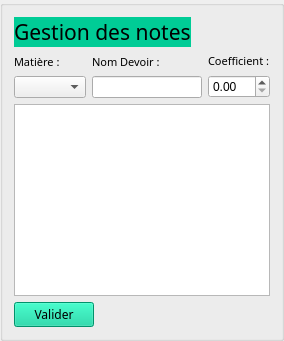
       <widget class="QGroupBox" name="gBGestionNotes">
        <property name="title">
         <string/>
        </property>
        <layout class="QVBoxLayout" name="verticalLayout_4">
         <item>
          <layout class="QVBoxLayout" name="verticalLayout_9">
           <item>
            <layout class="QHBoxLayout" name="horizontalLayout_7">
             <item>
              <widget class="QLabel" name="label_4">
               <property name="font">
                <font>
                 <family>Showcard Gothic</family>
                 <pointsize>16</pointsize>
                 <kerning>true</kerning>
                </font>
               </property>
               <property name="styleSheet">
                <string notr="true">background-color: rgb(0, 204, 150);</string>
               </property>
               <property name="text">
                <string>Gestion des notes</string>
               </property>
              </widget>
             </item>
             <item>
              <spacer name="horizontalSpacer_3">
               <property name="orientation">
                <enum>Qt::Horizontal</enum>
               </property>
               <property name="sizeHint" stdset="0">
                <size>
                 <width>40</width>
                 <height>20</height>
                </size>
               </property>
              </spacer>
             </item>
            </layout>
           </item>
           <item>
            <layout class="QHBoxLayout" name="horizontalLayout_2">
             <item>
              <layout class="QVBoxLayout" name="verticalLayout_5">
               <item>
                <widget class="QLabel" name="label_10">
                 <property name="sizePolicy">
                  <sizepolicy hsizetype="Preferred" vsizetype="Fixed">
                   <horstretch>0</horstretch>
                   <verstretch>0</verstretch>
                  </sizepolicy>
                 </property>
                 <property name="maximumSize">
                  <size>
                   <width>16777215</width>
                   <height>30</height>
                  </size>
                 </property>
                 <property name="font">
                  <font>
                   <family>Kristen ITC</family>
                   <pointsize>8</pointsize>
                   <weight>50</weight>
                   <bold>false</bold>
                  </font>
                 </property>
                 <property name="text">
                  <string>Matière :</string>
                 </property>
                </widget>
               </item>
               <item>
                <widget class="QComboBox" name="cBMatiereGBNote"/>
               </item>
              </layout>
             </item>
             <item>
              <layout class="QVBoxLayout" name="verticalLayout_2">
               <item>
                <widget class="QLabel" name="label_5">
                 <property name="sizePolicy">
                  <sizepolicy hsizetype="Preferred" vsizetype="Fixed">
                   <horstretch>0</horstretch>
                   <verstretch>0</verstretch>
                  </sizepolicy>
                 </property>
                 <property name="maximumSize">
                  <size>
                   <width>16777215</width>
                   <height>30</height>
                  </size>
                 </property>
                 <property name="font">
                  <font>
                   <family>Kristen ITC</family>
                   <pointsize>8</pointsize>
                   <weight>50</weight>
                   <bold>false</bold>
                  </font>
                 </property>
                 <property name="text">
                  <string>Nom Devoir :</string>
                 </property>
                </widget>
               </item>
               <item>
                <widget class="QLineEdit" name="lENomNote"/>
               </item>
              </layout>
             </item>
             <item>
              <layout class="QVBoxLayout" name="verticalLayout_3">
               <item>
                <widget class="QLabel" name="label_6">
                 <property name="sizePolicy">
                  <sizepolicy hsizetype="Preferred" vsizetype="Fixed">
                   <horstretch>0</horstretch>
                   <verstretch>0</verstretch>
                  </sizepolicy>
                 </property>
                 <property name="maximumSize">
                  <size>
                   <width>16777215</width>
                   <height>30</height>
                  </size>
                 </property>
                 <property name="font">
                  <font>
                   <family>Kristen ITC</family>
                   <pointsize>8</pointsize>
                   <weight>50</weight>
                   <bold>false</bold>
                  </font>
                 </property>
                 <property name="text">
                  <string>Coefficient :</string>
                 </property>
                </widget>
               </item>
               <item>
                <widget class="QDoubleSpinBox" name="dSBCoeffNote"/>
               </item>
              </layout>
             </item>
            </layout>
           </item>
           <item>
            <widget class="QTableWidget" name="tWTableNotation"/>
           </item>
           <item>
            <layout class="QHBoxLayout" name="horizontalLayout_3">
             <item>
              <widget class="QPushButton" name="pBValiderNotation">
               <property name="font">
                <font>
                 <family>Showcard Gothic</family>
                 <weight>50</weight>
                 <bold>false</bold>
                 <kerning>true</kerning>
                </font>
               </property>
               <property name="cursor">
                <cursorShape>PointingHandCursor</cursorShape>
               </property>
               <property name="styleSheet">
                <string notr="true">background-color: rgb(0, 204, 150);</string>
               </property>
               <property name="text">
                <string>Valider</string>
               </property>
              </widget>
             </item>
             <item>
              <spacer name="horizontalSpacer">
               <property name="orientation">
                <enum>Qt::Horizontal</enum>
               </property>
               <property name="sizeHint" stdset="0">
                <size>
                 <width>40</width>
                 <height>20</height>
                </size>
               </property>
              </spacer>
             </item>
            </layout>
           </item>
          </layout>
         </item>
        </layout>
       </widget>
